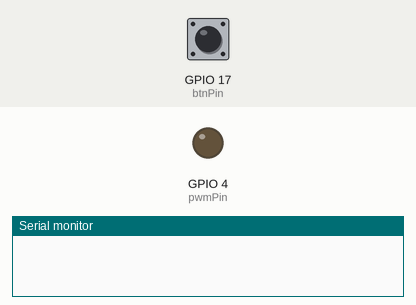
A sketch run on a simulated ESP32. Shown: output pins drawn as LEDs (lit = HIGH), the last lines printed to the serial monitor. The test bench sets the inputs (shaded band); at power-on: GPIO 17 (btnPin) LOW.

Above: at 1.2 s.
1.3 s: GPIO 17 (btnPin) pulled HIGH for 0.15 s
At 1.7 s:
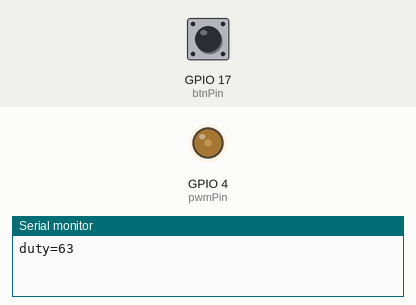
2.9 s: GPIO 17 (btnPin) pulled HIGH for 1 s
At 4.1 s:
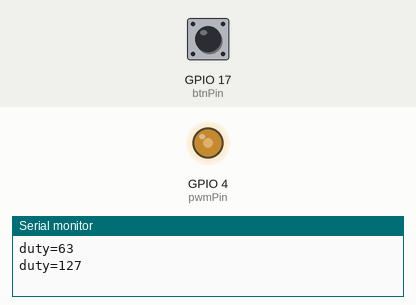
5.4 s: GPIO 17 (btnPin) pulled HIGH for 0.15 s
At 6.1 s:
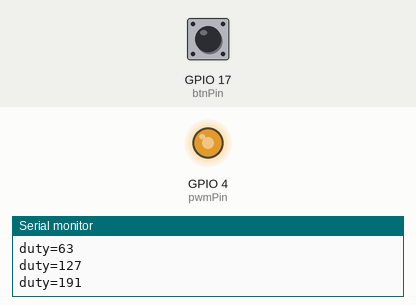
7.0 s: GPIO 17 (btnPin) pulled HIGH for 3.2 s
At 8.5 s:
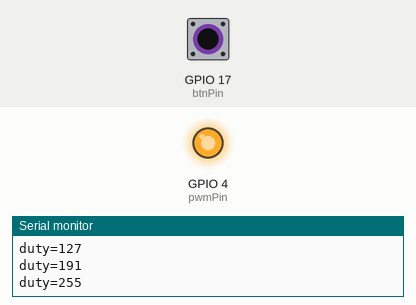
Timing chart, 0 to 10.0 s (numbered marks = the images above; inputs shaded):
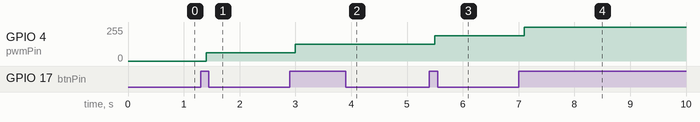

The sketch:

kad10_SwitchPWM.ino
```cpp
const int pwmPin = A10; // GPIO IO4pin
const int btnPin = 17; // GPIO IO17pin
bool flag = false; //フラグ初期値false:押されていない状態 //他にもグローバル変数を作ってもよい（配列も可）。
bool laststate = false;
std::array<int,5> duty = {0,63,127,191,255};
int n = 0;


void setup() {
  Serial.begin(115200);
  ledcSetup(0,12800,8);
  ledcAttachPin(pwmPin,0);
  pinMode(btnPin, INPUT); // Switch デジタル入力
}


void loop() {
   bool b = digitalRead(btnPin);
   if (b==true && !laststate){
    delay(100);
    b = digitalRead(btnPin);
    if (b){
      if (n == 4){
        n = 0;
      }else{
        n++;
      }
      Serial.print("duty=");
      Serial.print(duty[n]);
      Serial.println(" ");
      ledcWrite(0,duty[n]);
    }
   }
   laststate = b;
}
```

Measured:
- after the input at 1.3 s, GPIO 4 (pwmPin): 0/255 → 63/255 after 0.10 s
- after the input at 2.9 s, GPIO 4 (pwmPin): 63/255 → 127/255 after 0.10 s
- after the input at 5.4 s, GPIO 4 (pwmPin): 127/255 → 190/255 after 0.10 s
- after the input at 7.0 s, GPIO 4 (pwmPin): 190/255 → 255/255 after 0.10 s
